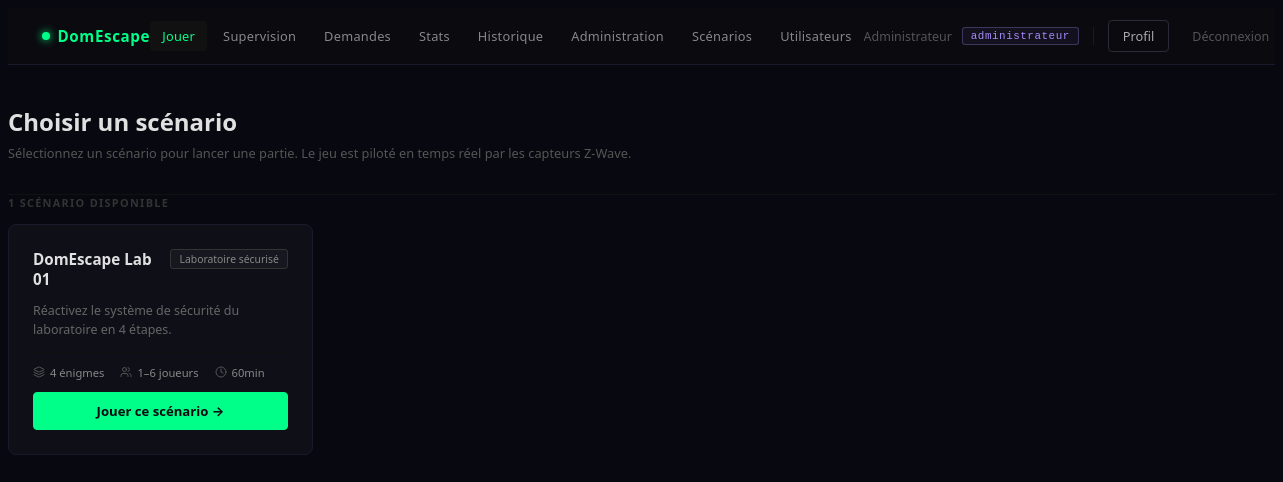
Page /public/index.php (signed in) on the committed database.
### tables this page shows
CREATE TABLE scenario (
    id_scenario        INT AUTO_INCREMENT PRIMARY KEY,
    nom_scenario       VARCHAR(150) NOT NULL,
    description        TEXT,
    theme              VARCHAR(100),
    actif              BOOLEAN      DEFAULT TRUE,
    nb_joueurs_min     INT          NULL,    
    nb_joueurs_max     INT          NULL,    
    duree_max_secondes INT          NULL,    
    cree_le            TIMESTAMP    DEFAULT CURRENT_TIMESTAMP
);

### core/ScenarioRepository.php (called while the page is built, shortened)
<?php
class ScenarioRepository
{
    public static function getActive(): array
    {
        $pdo = getDB();
        return $pdo->query("
            SELECT s.*, COUNT(e.id_etape) AS nb_etapes
            FROM scenario s
            LEFT JOIN etape e ON s.id_scenario = e.id_scenario
            WHERE s.actif = 1
            GROUP BY s.id_scenario
            ORDER BY s.nom_scenario
        ")->fetchAll();
    }
}

### public/index.php (the view, shortened to what this page needs)
<?php
require_once __DIR__ . '/../core/ScenarioRepository.php';
$pdo = getDB();
$scenarios = ScenarioRepository::getActive();
$stmtActive = $pdo->query("
    SELECT se.*, sc.nom_scenario
    FROM session se
    JOIN scenario sc ON se.id_scenario = sc.id_scenario
    WHERE se.statut_session IN ('en_attente', 'en_cours')
    ORDER BY se.date_debut DESC
    LIMIT 1
");
$activeSession = $stmtActive->fetch() ?: null;
?>
<!DOCTYPE html>
<html lang="fr">
<head>
    <link rel="stylesheet" href="/domescape/assets/css/components.css">
</head>
<body>
<?php require_once __DIR__ . '/../partials/nav.php'; ?>
<div class="container">
    <div class="play-header">
        <h1>Choisir un scénario</h1>
        <p>Sélectionnez un scénario pour lancer une partie. Le jeu est piloté en temps réel par les capteurs Z-Wave.</p>
    </div>
    <div class="py-4">
        <?php if ($activeSession): ?>
        <?php else: ?>
            <div class="section-label"><?= count($scenarios) ?> scénario<?= count($scenarios) > 1 ? 's' : '' ?> disponible<?= count($scenarios) > 1 ? 's' : '' ?></div>
            <div class="scenario-grid">
                <?php foreach ($scenarios as $s): ?>
                <div class="scenario-card"
                     onclick="openStartModal(<?= $s['id_scenario'] ?>, '<?= htmlspecialchars($s['nom_scenario'], ENT_QUOTES) ?>')">
                    <div class="scenario-card-head">
                        <div class="scenario-title"><?= htmlspecialchars($s['nom_scenario'], ENT_QUOTES, 'UTF-8') ?></div>
                        <?php if ($s['theme']): ?>
                            <span class="scenario-theme"><?= htmlspecialchars($s['theme'], ENT_QUOTES, 'UTF-8') ?></span>
                        <?php endif; ?>
                    </div>
                    <?php if ($s['description']): ?>
                        <div class="scenario-desc"><?= htmlspecialchars($s['description'], ENT_QUOTES, 'UTF-8') ?></div>
                    <?php endif; ?>
                    <div class="scenario-meta">
                        <div class="meta-item">
                            <i data-lucide="layers" style="width:12px;height:12px;"></i> <span><?= (int)$s['nb_etapes'] ?> énigme<?= $s['nb_etapes'] > 1 ? 's' : '' ?></span>
                        </div>
                        <?php if ($s['nb_joueurs_min'] !== null || $s['nb_joueurs_max'] !== null): ?>
                        <div class="meta-item">
                            <i data-lucide="users" style="width:12px;height:12px;"></i>
                            <span>
                            <?php
                                $min = $s['nb_joueurs_min'];
                                $max = $s['nb_joueurs_max'];
                                if ($min !== null && $max !== null) {
                                    echo $min === $max ? $min . ' joueur' . ($min > 1 ? 's' : '') : $min . '–' . $max . ' joueurs';
                                } elseif ($max !== null) {
                                    echo 'max ' . $max . ' joueurs';
                                } else {
                                    echo 'min ' . $min . ' joueur' . ($min > 1 ? 's' : '');
                                }
                            ?>
                            </span>
                        </div>
                        <?php endif; ?>
                        <?php if ($s['duree_max_secondes'] !== null): ?>
                        <div class="meta-item">
                            <i data-lucide="clock" style="width:12px;height:12px;"></i>
                            <span><?= floor($s['duree_max_secondes'] / 60) ?>min</span>
                        </div>
                        <?php endif; ?>
                    </div>
                    <button class="btn btn-primary btn-block btn-play">Jouer ce scénario →</button>
                </div>
                <?php endforeach; ?>
            </div>
        <?php endif; ?>
    </div>
</div>
</body>
</html>

### assets/css/components.css (style rules this page uses)
:root { --accent: #00ff88; --accent-dark: #00cc6a; --bg-base: #080810; --bg-card: #0f0f18; --bg-input: #0d0d16; --border: #1a1a2e; --border-dim: #111; --text: #e0e0e0; --muted: #555; --dim: #333; --blue: #60a5fa; --purple: #a78bfa; --red: #ff4444; --yellow: #f0c040; }
.btn { display: inline-flex; align-items: center; justify-content: center; gap: 6px; font-family: system-ui, -apple-system, 'Segoe UI', sans-serif; font-size: .82rem; font-weight: 700; padding: 9px 18px; border-radius: 4px; border: 1px solid transparent; background: transparent; color: inherit; cursor: pointer; text-decoration: none; transition: background .15s, border-color .15s, color .15s; white-space: nowrap; }
.btn-block { width: 100%; }
.btn-primary { background: var(--accent, #00ff88); color: #080810; border-color: var(--accent, #00ff88); }
.section-label { font-size: .68rem; font-weight: 700; letter-spacing: .12em; text-transform: uppercase; color: var(--dim, #333); margin-bottom: 14px; }

### public/index.php (style rules this page uses)
body { background: #080810; color: #e0e0e0; font-family: system-ui, -apple-system, 'Segoe UI', sans-serif; min-height: 100vh; }
.play-header { padding: 40px 0 32px; border-bottom: 1px solid #111; }
.play-header h1 { font-size: 1.5rem; font-weight: 700; color: #e0e0e0; margin: 0 0 6px; }
.play-header p { font-size: .8rem; color: #555; margin: 0; }
.section-label { font-size: .68rem; letter-spacing: .12em; color: #555; text-transform: uppercase; margin-bottom: 20px; }
.scenario-grid { display: grid; grid-template-columns: repeat(auto-fill, minmax(300px, 1fr)); gap: 16px; margin-bottom: 48px; }
.scenario-card { background: #0f0f18; border: 1px solid #1a1a2e; border-radius: 8px; padding: 24px; display: flex; flex-direction: column; gap: 12px; transition: border-color .2s, transform .2s; cursor: pointer; }
.scenario-card-head { display: flex; align-items: flex-start; justify-content: space-between; gap: 8px; }
.scenario-title { font-size: .95rem; font-weight: 700; color: #e0e0e0; }
.scenario-theme { font-size: .65rem; padding: 2px 8px; border-radius: 3px; border: 1px solid #333; color: #888; background: rgba(255,255,255,.03); white-space: nowrap; flex-shrink: 0; }
.scenario-desc { font-size: .78rem; color: #666; line-height: 1.55; flex: 1; }
.scenario-meta { display: flex; align-items: center; gap: 16px; padding-top: 12px; border-top: 1px solid #111; }
.meta-item { font-size: .7rem; color: #555; display: flex; align-items: center; gap: 5px; }
.meta-item span { color: #888; }
.btn-play { font-size: .8rem; padding: 9px 0; }

### rows in the picture
scenario: nom_scenario "DomEscape Lab 01", theme "Laboratoire sécurisé", description "Réactivez le système de sécurité du laboratoire en 4 étapes.", nb_etapes "4", nb_joueurs_min "1", nb_joueurs_max "6", floor($s['duree_max_secondes']/60) "60"

### other values in the picture
$_nav_user['nom'] "Administrateur"
$primaryRole "administrateur"
count($scenarios) "1"
